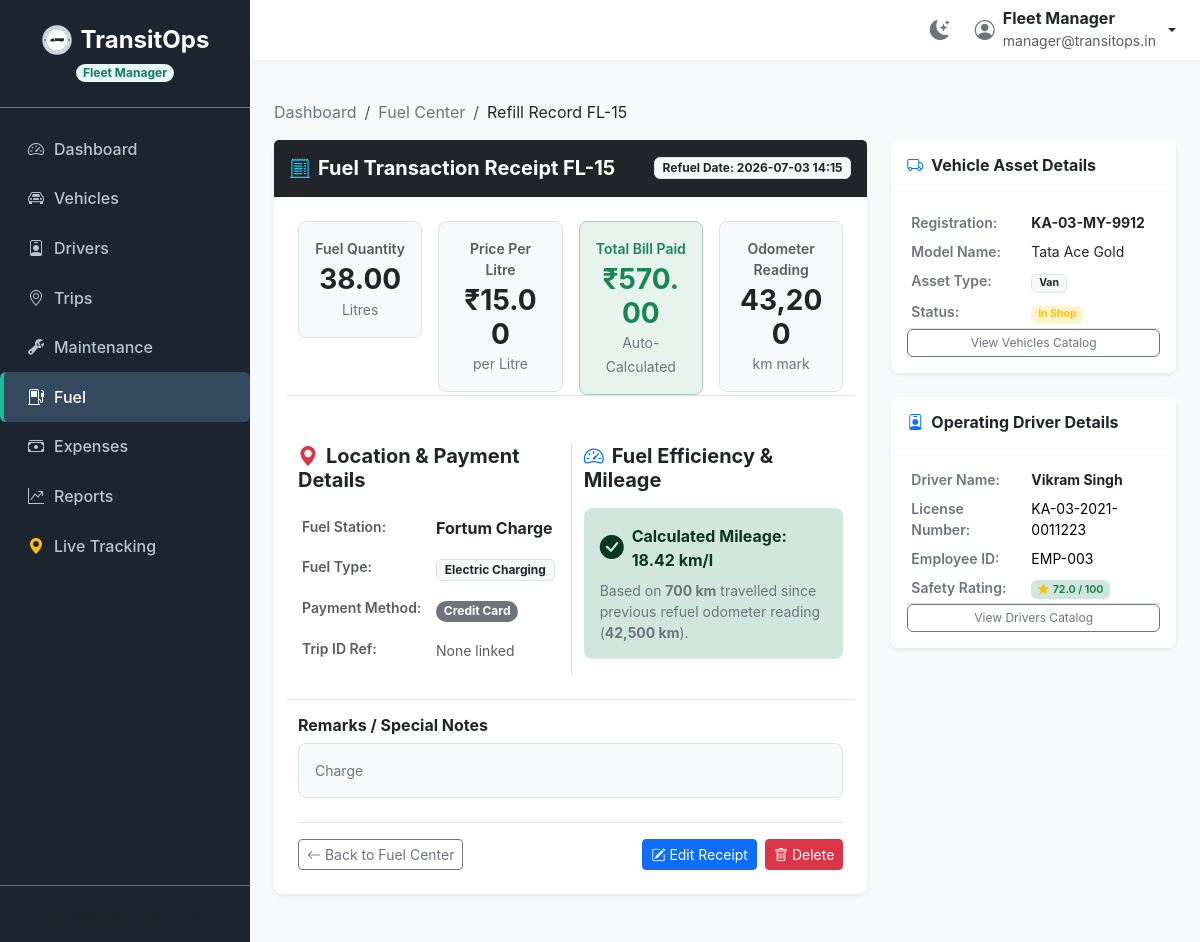
/fuel/15 (signed in), run on the app's committed database.
### tables this page shows
CREATE TABLE fuel_logs (
            id INTEGER PRIMARY KEY AUTOINCREMENT,
            vehicle_id INTEGER NOT NULL,
            driver_id INTEGER,
            fuel_type TEXT,
            fuel_station TEXT,
            liters REAL NOT NULL,
            price_per_liter REAL DEFAULT 0.0,
            cost REAL NOT NULL,
            odometer REAL DEFAULT 0.0,
            date TEXT NOT NULL,
            payment_method TEXT,
            remarks TEXT,
            trip_id INTEGER,
            FOREIGN KEY (vehicle_id) REFERENCES vehicles(id),
            FOREIGN KEY (driver_id) REFERENCES drivers(id),
            FOREIGN KEY (trip_id) REFERENCES trips(id)
        );

CREATE TABLE vehicles (
            id INTEGER PRIMARY KEY AUTOINCREMENT,
            registration_number TEXT UNIQUE NOT NULL,
            name TEXT NOT NULL,
            type TEXT NOT NULL,
            max_load_capacity REAL NOT NULL,
            odometer REAL NOT NULL,
            acquisition_cost REAL NOT NULL,
            status TEXT NOT NULL DEFAULT 'Available',
            region TEXT NOT NULL
        );

CREATE TABLE drivers (
            id INTEGER PRIMARY KEY AUTOINCREMENT,
            name TEXT NOT NULL,
            license_number TEXT UNIQUE NOT NULL,
            license_category TEXT NOT NULL,
            license_expiry_date TEXT NOT NULL,
            contact_number TEXT NOT NULL,
            safety_score REAL NOT NULL DEFAULT 100.0,
            status TEXT NOT NULL DEFAULT 'Available',
            employee_id TEXT UNIQUE,
            email TEXT,
            address TEXT,
            region TEXT,
            date_joined TEXT,
            assigned_vehicle_id INTEGER,
            FOREIGN KEY (assigned_vehicle_id) REFERENCES vehicles(id)
        );

### app.py (the view)
@app.route('/fuel/<int:id>')
@roles_required('Fleet Manager', 'Financial Analyst')
def fuel_details(id):
    conn = get_db_connection()
    log = conn.execute("""
        SELECT f.*, v.registration_number AS vehicle_reg, v.name AS vehicle_name, v.type AS vehicle_type, v.status AS vehicle_status,
               d.name AS driver_name, d.license_number AS driver_license, d.employee_id AS driver_employee_id, d.safety_score AS driver_safety
        FROM fuel_logs f
        JOIN vehicles v ON f.vehicle_id = v.id
        LEFT JOIN drivers d ON f.driver_id = d.id
        WHERE f.id = ?
    """, (id,)).fetchone()
    if not log:
        conn.close()
        flash("Fuel record not found.", "error")
        return redirect(url_for('fuel_list'))
    prev_odo = get_previous_fuel_log_odometer(conn, log['vehicle_id'], log['date'], log['id'])
    distance = None
    mileage = None
    if prev_odo is not None:
        distance = log['odometer'] - prev_odo
        if distance > 0 and log['liters'] > 0:
            mileage = distance / log['liters']
    log_dict = dict(log)
    log_dict['distance'] = distance
    log_dict['mileage'] = mileage
    conn.close()
    return render_template('fuel/details.html', log=log_dict, active_page='fuel')

### app.py (called while the page is built, shortened)
@app.before_request
def require_login():
    allowed_routes = ['login', 'static']
    if request.endpoint not in allowed_routes and 'user_id' not in session:
        if request.path.startswith('/api/'):
            return jsonify({'error': 'Unauthorized access.'}), 401
        return redirect(url_for('login'))

def roles_required(*roles):
    def decorator(f):
        @wraps(f)
        def decorated_function(*args, **kwargs):
            if 'user_role' not in session:
                return redirect(url_for('login'))
            if session.get('user_role') not in roles:
                flash("Access Denied: You do not have the required permissions to access this resource.", "error")
                return redirect(url_for('dashboard'))
            return f(*args, **kwargs)
        return decorated_function
    return decorator

def get_previous_fuel_log_odometer(conn, vehicle_id, current_date, current_id=None):
    if current_id:
        row = conn.execute("""
            SELECT odometer FROM fuel_logs
            WHERE vehicle_id = ? AND (date < ? OR (date = ? AND id < ?))
            ORDER BY date DESC, id DESC
            LIMIT 1
        """, (vehicle_id, current_date, current_date, current_id)).fetchone()
    return row['odometer'] if row else None

@app.context_processor
def inject_driver_trip():
    return {'current_driver_id': None, 'active_trip_id': None}

### database.py (called while the page is built)
def get_db_connection():
    conn = sqlite3.connect(DB_FILE)
    conn.row_factory = sqlite3.Row
    conn.execute('PRAGMA foreign_keys = ON')
    return conn

### templates/fuel/details.html (shortened to what this page needs)
{% extends 'base.html' %}
{% block content %}
<nav aria-label="breadcrumb" class="mb-3">
  <ol class="breadcrumb small">
    <li class="breadcrumb-item"><a href="/" class="text-decoration-none text-secondary">Dashboard</a></li>
    <li class="breadcrumb-item"><a href="/fuel" class="text-decoration-none text-secondary">Fuel Center</a></li>
    <li class="breadcrumb-item active text-dark" aria-current="page">Refill Record FL-{{ log.id }}</li>
  </ol>
</nav>
<div class="row g-4">
  <div class="col-lg-8">
    <div class="card border-0 shadow-sm rounded-3 mb-4">
      <div class="card-header bg-dark text-white py-3 d-flex justify-content-between align-items-center">
        <h4 class="card-title fw-bold m-0 d-flex align-items-center gap-2" style="font-size: 1.25rem;">
          <i class="bi bi-receipt-cutoff text-info"></i> Fuel Transaction Receipt FL-{{ log.id }}
        </h4>
        <span class="badge bg-light text-dark font-mono border">Refuel Date: {{ log.date }}</span>
      </div>
      <div class="card-body p-4">
        <div class="row g-3 mb-4">
          <div class="col-md-3 col-sm-6">
            <div class="p-3 bg-light rounded-3 border text-center">
              <span class="text-muted small fw-semibold d-block mb-1">Fuel Quantity</span>
              <h3 class="fw-bold m-0 text-dark font-mono">{{ "{:.2f}".format(log.liters) }}</h3>
              <span class="text-secondary small">Litres</span>
            </div>
          </div>
          <div class="col-md-3 col-sm-6">
            <div class="p-3 bg-light rounded-3 border text-center">
              <span class="text-muted small fw-semibold d-block mb-1">Price Per Litre</span>
              <h3 class="fw-bold m-0 text-dark font-mono">₹{{ "{:.2f}".format(log.price_per_liter) }}</h3>
              <span class="text-secondary small">per Litre</span>
            </div>
          </div>
          <div class="col-md-3 col-sm-6">
            <div class="p-3 bg-success bg-opacity-10 border border-success-subtle rounded-3 text-center">
              <span class="text-success small fw-semibold d-block mb-1">Total Bill Paid</span>
              <h3 class="fw-bold m-0 text-success font-mono">₹{{ "{:,.2f}".format(log.cost) }}</h3>
              <span class="text-secondary small">Auto-Calculated</span>
            </div>
          </div>
          <div class="col-md-3 col-sm-6">
            <div class="p-3 bg-light rounded-3 border text-center">
              <span class="text-muted small fw-semibold d-block mb-1">Odometer Reading</span>
              <h3 class="fw-bold m-0 text-dark font-mono">{{ "{:,.0f}".format(log.odometer) }}</h3>
              <span class="text-secondary small">km mark</span>
            </div>
          </div>
        </div>
        <div class="row g-4 border-top pt-4">
          <div class="col-md-6">
            <h5 class="fw-bold text-dark mb-3"><i class="bi bi-geo-alt-fill text-danger me-2"></i>Location &amp; Payment Details</h5>
            <table class="table table-borderless table-sm m-0">
              <tr>
                <td class="text-muted small fw-semibold py-2" style="width: 140px;">Fuel Station:</td>
                <td class="py-2"><strong class="text-dark">{{ log.fuel_station }}</strong></td>
              </tr>
              <tr>
                <td class="text-muted small fw-semibold py-2">Fuel Type:</td>
                <td class="py-2">
                  <span class="badge bg-light text-dark border">{{ log.fuel_type }}</span>
                </td>
              </tr>
              <tr>
                <td class="text-muted small fw-semibold py-2">Payment Method:</td>
                <td class="py-2">
                  <span class="badge bg-secondary rounded-pill px-2.5">{{ log.payment_method }}</span>
                </td>
              </tr>
              <tr>
                <td class="text-muted small fw-semibold py-2">Trip ID Ref:</td>
                <td class="py-2">
                  {% if log.trip_id %}
                    <a href="/trips/details/{{ log.trip_id }}" class="btn btn-xs btn-outline-primary py-0.5 px-2 font-mono">TRIP-{{ log.trip_id }}</a>
                  {% else %}
                    <span class="text-muted small">None linked</span>
                  {% endif %}
                </td>
              </tr>
            </table>
          </div>
          <div class="col-md-6 border-start">
            <h5 class="fw-bold text-dark mb-3"><i class="bi bi-speedometer2 text-primary me-2"></i>Fuel Efficiency &amp; Mileage</h5>
            {% if log.mileage is not none %}
              <div class="alert {% if (log.vehicle_type in ['Heavy Truck', 'Medium Truck'] and log.mileage < 4.0) or (log.vehicle_type not in ['Heavy Truck', 'Medium Truck'] and log.mileage < 10.0) %}alert-danger{% else %}alert-success{% endif %} border-0 p-3 mb-3 rounded-3">
                <div class="d-flex align-items-center gap-2 mb-2">
                  <i class="bi {% if (log.vehicle_type in ['Heavy Truck', 'Medium Truck'] and log.mileage < 4.0) or (log.vehicle_type not in ['Heavy Truck', 'Medium Truck'] and log.mileage < 10.0) %}bi-exclamation-triangle-fill{% else %}bi-check-circle-fill{% endif %} fs-4"></i>
                  <span class="fw-bold">Calculated Mileage: {{ "{:.2f}".format(log.mileage) }} km/l</span>
                </div>
                <p class="small m-0 text-secondary">
                  Based on <strong>{{ "{:,.0f}".format(log.distance) }} km</strong> travelled since previous refuel odometer reading (<strong>{{ "{:,.0f}".format(log.odometer - log.distance) }} km</strong>).
                </p>
              </div>
            {% endif %}
          </div>
        </div>
        {% if log.remarks %}
        <div class="row mt-4 border-top pt-3">
          <div class="col-12">
            <h6 class="fw-bold text-dark mb-2">Remarks / Special Notes</h6>
            <div class="p-3 bg-light rounded-3 border text-secondary small">
              {{ log.remarks }}
            </div>
          </div>
        </div>
        {% endif %}
        <div class="col-12 border-top pt-3 mt-4 d-flex justify-content-between">
          <a href="/fuel" class="btn btn-outline-secondary btn-sm" id="btn-back-to-fuel-list"><i class="bi bi-arrow-left"></i> Back to Fuel Center</a>
          <div class="d-flex gap-2">
            <a href="/fuel/edit/{{ log.id }}" class="btn btn-primary btn-sm" id="btn-edit-fuel-receipt"><i class="bi bi-pencil-square"></i> Edit Receipt</a>
            <form action="/fuel/delete/{{ log.id }}" method="POST" onsubmit="return confirm('Are you sure you want to delete this fuel record? This cannot be undone.');">
              <button type="submit" class="btn btn-danger btn-sm" id="btn-delete-fuel-receipt"><i class="bi bi-trash"></i> Delete</button>
            </form>
          </div>
        </div>
      </div>
    </div>
  </div>
  <div class="col-lg-4">
    <div class="card border-0 shadow-sm rounded-3 mb-4">
      <div class="card-header bg-white py-3 border-bottom border-light">
        <h5 class="card-title fw-bold m-0 text-dark d-flex align-items-center gap-2" style="font-size: 1rem;">
          <i class="bi bi-truck text-primary"></i> Vehicle Asset Details
        </h5>
      </div>
      <div class="card-body p-3">
        <table class="table table-sm table-borderless m-0 small">
          <tr>
            <td class="text-secondary fw-semibold py-1.5" style="width: 120px;">Registration:</td>
            <td class="py-1.5"><strong class="text-dark">{{ log.vehicle_reg }}</strong></td>
          </tr>
          <tr>
            <td class="text-secondary fw-semibold py-1.5">Model Name:</td>
            <td class="py-1.5 text-dark">{{ log.vehicle_name }}</td>
          </tr>
          <tr>
            <td class="text-secondary fw-semibold py-1.5">Asset Type:</td>
            <td class="py-1.5"><span class="badge bg-light text-dark border">{{ log.vehicle_type }}</span></td>
          </tr>
          <tr>
            <td class="text-secondary fw-semibold py-1.5">Status:</td>
            <td class="py-1.5">
              {% if log.vehicle_status == 'Available' %}
                <span class="badge bg-success-subtle text-success">Available</span>
              {% elif log.vehicle_status == 'On Trip' %}
                <span class="badge bg-primary-subtle text-primary">On Trip</span>
              {% elif log.vehicle_status == 'In Shop' %}
                <span class="badge bg-warning-subtle text-warning">In Shop</span>
              {% else %}
                <span class="badge bg-danger-subtle text-danger">Retired</span>
              {% endif %}
            </td>
          </tr>
        </table>
        <div class="border-top pt-2.5 mt-2.5 d-grid">
          <a href="/vehicles" class="btn btn-xs btn-outline-secondary py-1 text-center font-semibold" style="font-size: 0.75rem;">View Vehicles Catalog</a>
        </div>
      </div>
    </div>
    <div class="card border-0 shadow-sm rounded-3">
      <div class="card-header bg-white py-3 border-bottom border-light">
        <h5 class="card-title fw-bold m-0 text-dark d-flex align-items-center gap-2" style="font-size: 1rem;">
          <i class="bi bi-person-badge text-primary"></i> Operating Driver Details
        </h5>
      </div>
      <div class="card-body p-3">
        {% if log.driver_name %}
          <table class="table table-sm table-borderless m-0 small">
            <tr>
              <td class="text-secondary fw-semibold py-1.5" style="width: 120px;">Driver Name:</td>
              <td class="py-1.5"><strong class="text-dark">{{ log.driver_name }}</strong></td>
            </tr>
            <tr>
              <td class="text-secondary fw-semibold py-1.5">License Number:</td>
              <td class="py-1.5 font-mono text-xs">{{ log.driver_license }}</td>
            </tr>
            <tr>
              <td class="text-secondary fw-semibold py-1.5">Employee ID:</td>
              <td class="py-1.5 font-mono text-xs">{{ log.driver_employee_id }}</td>
            </tr>
            <tr>
              <td class="text-secondary fw-semibold py-1.5">Safety Rating:</td>
              <td class="py-1.5">
                <span class="badge bg-success-subtle text-success fw-bold"><i class="bi bi-star-fill text-warning me-1"></i>{{ log.driver_safety }} / 100</span>
              </td>
            </tr>
          </table>
        {% else %}
          <div class="text-center py-3">
            <i class="bi bi-person-exclamation fs-3 text-secondary opacity-50 d-block mb-1"></i>
            <span class="text-muted small">No driver recorded for this transaction.</span>
          </div>
        {% endif %}
        <div class="border-top pt-2.5 mt-2.5 d-grid">
          <a href="/drivers" class="btn btn-xs btn-outline-secondary py-1 text-center font-semibold" style="font-size: 0.75rem;">View Drivers Catalog</a>
        </div>
      </div>
    </div>
  </div>
</div>
{% endblock %}

### templates/base.html (style rules this page uses)
body { font-family: 'Inter', system-ui, -apple-system, sans-serif; background-color: #f8f9fa; min-height: 100vh; display: flex; flex-direction: column; }

### data on the page
fuel_logs: id "15", date "2026-07-03 14:15", liters "38.00", price_per_liter "15.00", cost "570.00", odometer "43,200", fuel_station "Fortum Charge", fuel_type "Electric Charging", payment_method "Credit Card", log.odometer-log.distance "42,500", remarks "Charge"
vehicles: vehicle_reg "KA-03-MY-9912", vehicle_name "Tata Ace Gold", vehicle_type "Van"
drivers: driver_name "Vikram Singh", driver_license "KA-03-2021-0011223", driver_employee_id "EMP-003", driver_safety "72.0"

### other printed values
{{ session.get('user_role') }} "Fleet Manager"
{{ session.get('user_name') }} "Fleet Manager"
{{ session.get('user_email') }} "manager@transitops.in"
{{ "{:.2f}".format(log.mileage) }} "18.42"
{{ "{:,.0f}".format(log.distance) }} "700"
